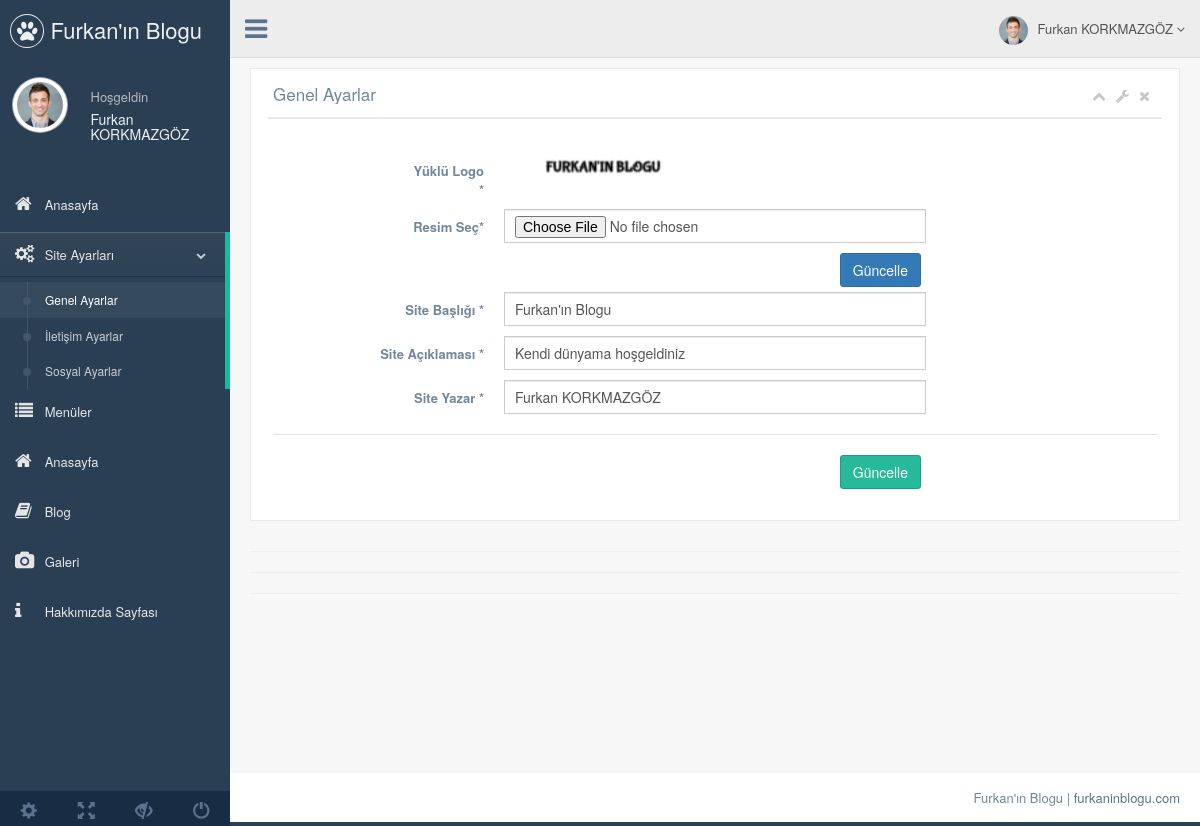
Page /nedmin/production/genel-ayar.php (signed in) on the committed database.
### tables this page shows
CREATE TABLE `kullanici` (
  `kullanici_id` int(11) NOT NULL,
  `kullanici_zaman` datetime NOT NULL,
  `kullanici_resim` int(11) NOT NULL,
  `kullanici_adsoyad` varchar(50) NOT NULL,
  `kullanici_mail` varchar(50) NOT NULL,
  `kullanici_password` varchar(20) NOT NULL,
  `kullanici_yetki` varchar(50) NOT NULL,
  `kullanici_durum` int(1) NOT NULL DEFAULT '1'
);

CREATE TABLE `ayar` (
  `ayar_id` int(11) NOT NULL,
  `ayar_logo` varchar(250) NOT NULL,
  `ayar_url` varchar(50) NOT NULL,
  `ayar_title` varchar(250) NOT NULL,
  `ayar_description` varchar(250) NOT NULL,
  `ayar_author` varchar(50) NOT NULL,
  `ayar_tel` varchar(50) NOT NULL,
  `ayar_gsm` varchar(50) NOT NULL,
  `ayar_mail` varchar(50) NOT NULL,
  `ayar_facebook` varchar(50) NOT NULL,
  `ayar_google` varchar(50) NOT NULL,
  `ayar_youtube` varchar(50) NOT NULL,
  `ayar_instagram` varchar(50) NOT NULL,
  `ayar_twitter` varchar(50) NOT NULL
);

### nedmin/production/genel-ayar.php (the view, shortened to what this page needs)
<?php
include 'header.php';
?>
<div class="right_col" role="main">
  <div class="">
    <div class="row">
      <div class="col-md-12 col-sm-12 col-xs-12">
        <div class="x_panel">
          <div class="x_title">
            <h2>Genel Ayarlar </h2>
            <ul class="nav navbar-right panel_toolbox">
              <li><a class="collapse-link"><i class="fa fa-chevron-up"></i></a>
              </li>
              <li class="dropdown">
                <a href="#" class="dropdown-toggle" data-toggle="dropdown" role="button" aria-expanded="false"><i class="fa fa-wrench"></i></a>
              </li>
              <li><a class="close-link"><i class="fa fa-close"></i></a>
              </li>
            </ul>
            <div class="clearfix"></div>
          </div>
          <div class="x_content">
            <br>
            <form action="../netting/islem.php" method="POST" enctype="multipart/form-data"  data-parsley-validate class="form-horizontal form-label-left">
                <div class="form-group">
                  <label class="control-label col-md-3 col-sm-3 col-xs-12" for="first-name">Yüklü Logo<br><span class="required">*</span>
                  </label>
                  <div class="col-md-6 col-sm-6 col-xs-12">
                    <?php
                    if(isset($ayarcek['ayar_logo'])) {
                      if (strlen($ayarcek['ayar_logo'])>0) {?>
                    <img width="200"  src="../../<?php echo $ayarcek['ayar_logo']; ?>">
                    <?php } else {?>
                    <p>yok</p><?php }
                    } ?></div>
                </div>
                <div class="form-group">
                  <label class="control-label col-md-3 col-sm-3 col-xs-12" for="first-name">Resim Seç<span class="required">*</span>
                  </label>
                  <div class="col-md-6 col-sm-6 col-xs-12">
                    <input type="file" id="first-name"  name="ayar_logo"  class="form-control col-md-7 col-xs-12">
                  </div>
                </div>
                <div align="right" class="col-md-6 col-sm-6 col-xs-12 col-md-offset-3">
                  <button type="submit" name="logoduzenle" class="btn btn-primary">Güncelle</button>
                </div>
              </form>
            <form action="../netting/islem.php" method="POST" id="demo-form2" data-parsley-validate class="form-horizontal form-label-left">
              <div class="form-group">
                <label class="control-label col-md-3 col-sm-3 col-xs-12" for="first-name">Site Başlığı <span class="required">*</span>
                </label>
                <div class="col-md-6 col-sm-6 col-xs-12">
                  <input type="text" id="first-name" name="ayar_title" value="<?php echo $ayarcek['ayar_title'] ?>" required="required" class="form-control col-md-7 col-xs-12">
                </div>
              </div>
              <div class="form-group">
                <label class="control-label col-md-3 col-sm-3 col-xs-12" for="first-name">Site Açıklaması <span class="required">*</span>
                </label>
                <div class="col-md-6 col-sm-6 col-xs-12">
                  <input type="text" id="first-name" name="ayar_description" value="<?php echo $ayarcek['ayar_description'] ?>" required="required" class="form-control col-md-7 col-xs-12">
                </div>
              </div>
              <div class="form-group">
                <label class="control-label col-md-3 col-sm-3 col-xs-12" for="first-name">Site Yazar <span class="required">*</span>
                </label>
                <div class="col-md-6 col-sm-6 col-xs-12">
                  <input type="text" id="first-name" name="ayar_author" value="<?php echo $ayarcek['ayar_author'] ?>" required="required" class="form-control col-md-7 col-xs-12">
                </div>
              </div>
              <div class="ln_solid"></div>
              <div class="form-group">
                <div align="right" class="col-md-6 col-sm-6 col-xs-12 col-md-offset-3">
                  <button type="submit" name="genelayarkaydet" class="btn btn-success">Güncelle</button>
                </div>
              </div>
            </form>
          </div>
        </div>
      </div>
    </div>
    <hr>
    <hr>
    <hr>
  </div>
</div>
<?php include 'footer.php'; ?>

### nedmin/production/header.php (shortened to what this page needs)
<?php
include '../netting/baglan.php';
$ayarsor=$db->prepare("SELECT * FROM ayar where ayar_id=:id");
$ayarsor->execute(array(
  'id' => 1
));
$ayarcek=$ayarsor->fetch(PDO::FETCH_ASSOC);
$kullanicisor=$db->prepare("SELECT * FROM kullanici where kullanici_mail=:mail");
$kullanicisor->execute(array(
  'mail' => $_SESSION['kullanici_mail']
));
$kullanicicek=$kullanicisor->fetch(PDO::FETCH_ASSOC);
?>
<!DOCTYPE html>
<html lang="en">
<head>
  <link href="../vendors/bootstrap/dist/css/bootstrap.min.css" rel="stylesheet">
  <link href="../vendors/font-awesome/css/font-awesome.min.css" rel="stylesheet">
  <link href="../vendors/nprogress/nprogress.css" rel="stylesheet">
  <link href="../vendors/iCheck/skins/flat/green.css" rel="stylesheet">
  <link href="../vendors/datatables.net-bs/css/dataTables.bootstrap.min.css" rel="stylesheet">
  <link href="../vendors/datatables.net-buttons-bs/css/buttons.bootstrap.min.css" rel="stylesheet">
  <link href="../vendors/datatables.net-fixedheader-bs/css/fixedHeader.bootstrap.min.css" rel="stylesheet">
  <link href="../vendors/datatables.net-responsive-bs/css/responsive.bootstrap.min.css" rel="stylesheet">
  <link href="../vendors/datatables.net-scroller-bs/css/scroller.bootstrap.min.css" rel="stylesheet">
  <link href="../vendors/dropzone/dist/min/dropzone.min.css" rel="stylesheet">
  <link href="../build/css/custom.min.css" rel="stylesheet">
</head>
<body class="nav-md">
  <div class="container body">
    <div class="main_container">
      <div class="col-md-3 left_col">
        <div class="left_col scroll-view">
          <div class="navbar nav_title" style="border: 0;">
            <a href="index.php" class="site_title"><i class="fa fa-paw"></i> <span>Furkan'ın Blogu</span></a>
          </div>
          <div class="profile clearfix">
            <div class="profile_pic">
              <img src="images/img.jpg" alt="..." class="img-circle profile_img">
            </div>
            <div class="profile_info">
              <span>Hoşgeldin</span>
              <h2><?php echo $kullanicicek['kullanici_adsoyad'] ?></h2>
            </div>
          </div>
          <br />
          <div id="sidebar-menu" class="main_menu_side hidden-print main_menu">
            <div class="menu_section">
              <ul class="nav side-menu">
                <li><a href="index.php"><i class="fa fa-home"></i> Anasayfa </a></li>
                <li><a><i class="fa fa-cogs"></i> Site Ayarları <span class="fa fa-chevron-down"></span></a>
                  <ul class="nav child_menu">
                    <li><a href="genel-ayar.php">Genel Ayarlar</a></li>
                    <li><a href="iletisim-ayarlar.php">İletişim Ayarlar</a></li>
                    <li><a href="sosyal-ayarlar.php">Sosyal Ayarlar</a></li>
                  </ul>
                </li>
                <li><a href="menu.php"><i class="fa fa-list"></i> Menüler </a></li>
                <li><a href="anasayfa.php"><i class="fa fa-home"></i> Anasayfa</a></li>
                <li><a href="blog.php"><i class="fa fa-book"></i> Blog</a></li>
                <li><a href="galeri.php"><i class="fa fa-camera"></i> Galeri</a></li>
                <li><a href="hakkimizda.php"><i class="fa fa-info"></i> Hakkımızda  Sayfası</a></li>
              </ul>
            </div>
          </div>
          <div class="sidebar-footer hidden-small">
            <a data-toggle="tooltip" data-placement="top" title="Settings">
              <span class="glyphicon glyphicon-cog" aria-hidden="true"></span>
            </a>
            <a data-toggle="tooltip" data-placement="top" title="FullScreen">
              <span class="glyphicon glyphicon-fullscreen" aria-hidden="true"></span>
            </a>
            <a data-toggle="tooltip" data-placement="top" title="Lock">
              <span class="glyphicon glyphicon-eye-close" aria-hidden="true"></span>
            </a>
            <a data-toggle="tooltip" data-placement="top" title="Logout">
              <span class="glyphicon glyphicon-off" aria-hidden="true"></span>
            </a>
          </div>
        </div>
      </div>
      <div class="top_nav">
        <div class="nav_menu">
          <nav>
            <div class="nav toggle">
              <a id="menu_toggle"><i class="fa fa-bars"></i></a>
            </div>
            <ul class="nav navbar-nav navbar-right">
              <li class="">
                <a href="javascript:;" class="user-profile dropdown-toggle" data-toggle="dropdown" aria-expanded="false">
                  <img src="images/img.jpg" alt=""><?php echo $kullanicicek['kullanici_adsoyad'] ?>
                  <span class=" fa fa-angle-down"></span>
                </a>
              </li>
            </ul>
          </nav>
        </div>
      </div>

### rows in the picture
kullanici: kullanici_adsoyad "Furkan KORKMAZGÖZ"
ayar: ayar_logo (picture), ayar_title "Furkan'ın Blogu", ayar_description "Kendi dünyama hoşgeldiniz", ayar_author "Furkan KORKMAZGÖZ"
